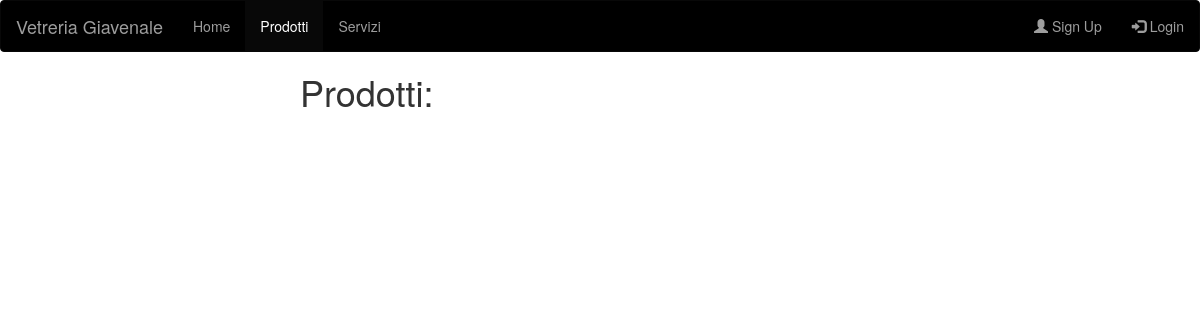
The app's page /sitoWeb/sitoAzienda/prodotti/prodottiAzienda.php, older data.
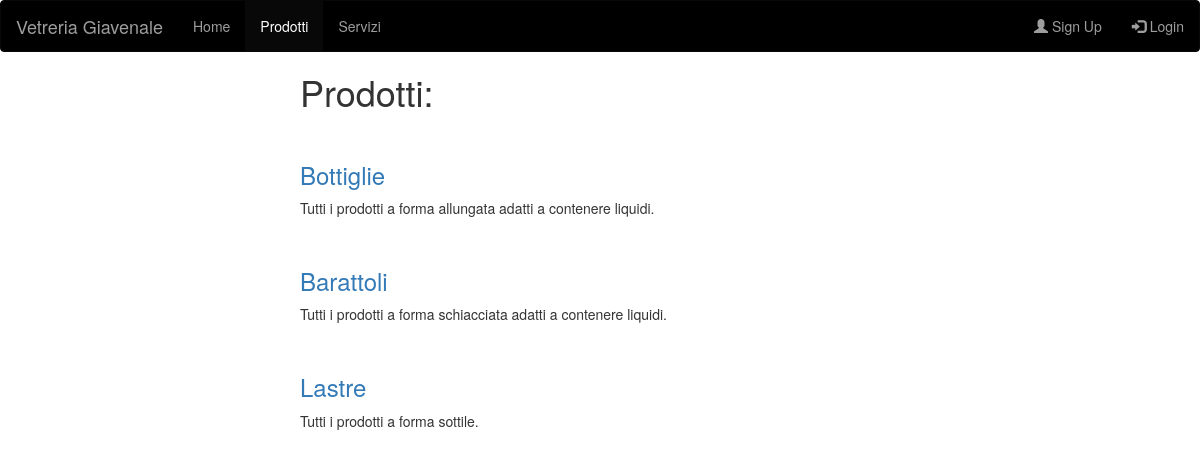
The same page, newer data.
### tables this page shows
CREATE TABLE `categoria_prodotto_azienda` (
  `id_categoria` int(255) NOT NULL,
  `nome_categoria` varchar(100) NOT NULL,
  `info_categoria` varchar(255) NOT NULL
);

### sitoWeb/sitoAzienda/prodotti/prodottiAzienda.php (the view, shortened to what this page needs)
<?php
    $servername = "localhost";
    $username = "root";
    $password = "";
    $db_name = "DatabaseAziendale";
?>
<!doctype html>
<html lang="en">
    <head>
        <link rel="stylesheet" href="https://maxcdn.bootstrapcdn.com/bootstrap/3.4.1/css/bootstrap.min.css">
        <link rel="stylesheet" href="../styles/pageContent.css">
    </head>
    <body>
        <nav class="navbar navbar-inverse">
            <div class="container-fluid">
                <div class="navbar-header">
                    <a class="navbar-brand" href="../index.php">Vetreria Giavenale</a>
                </div>
                <ul class="nav navbar-nav">
                    <li><a href="../index.php">Home</a></li>
                    <li class="active"><a href="prodottiAzienda.php">Prodotti</a></li>
                    <li><a href="../servizi/serviziAzienda.php">Servizi</a></li>
                </ul>
                <ul class="nav navbar-nav navbar-right">
                    <?php
                    if($_SESSION['nomeUtente'] == ""){
                        echo "<li><a href='../login/registrationForm.php'><span class='glyphicon glyphicon-user'></span> Sign Up</a></li>";
                        echo "<li><a href='../login/loginForm.php'><span class='glyphicon glyphicon-log-in'></span> Login</a></li>";
                    }else{
                        echo "<li><a href='../login/loginForm.php'><span class='glyphicon glyphicon-log-in'></span>" . $_SESSION['nomeUtente'] .  "</a></li>";
                    }
                    ?>
                </ul>
            </div>
        </nav>
        <div class="content">
            <?php
                echo "<h1>Prodotti:</h1>";
                $conn = new mysqli($servername, $username, $password, $db_name);
                $query = "select nome_categoria, info_categoria from categoria_prodotto_azienda;";
                $statement = $conn->prepare($query);
                $statement->execute();
                $result = $statement->get_result();
                while($row = $result->fetch_assoc()){
                    echo "<a href='categoria" .  $row['nome_categoria']  . ".php'>  <h3>" . $row['nome_categoria'] . "</h3></a>";
                    echo "<p>" . $row['info_categoria'] . "</p>";
                }
            ?>
        </div>
    </body>
</html>

### sitoWeb/sitoAzienda/styles/pageContent.css (style rules this page uses)
h3 { padding-top: 30px; }
.content { width: 600px; margin-left: auto; margin-right: auto; }
.navbar { background-color: black; }

Row changes from the older to the newer data that the page shows:
added categoria_prodotto_azienda: nome_categoria "Bottiglie", info_categoria "Tutti i prodotti a forma allungata adatti a contenere liquidi."
added categoria_prodotto_azienda: nome_categoria "Barattoli", info_categoria "Tutti i prodotti a forma schiacciata adatti a contenere liquidi."
added categoria_prodotto_azienda: nome_categoria "Lastre", info_categoria "Tutti i prodotti a forma sottile."
